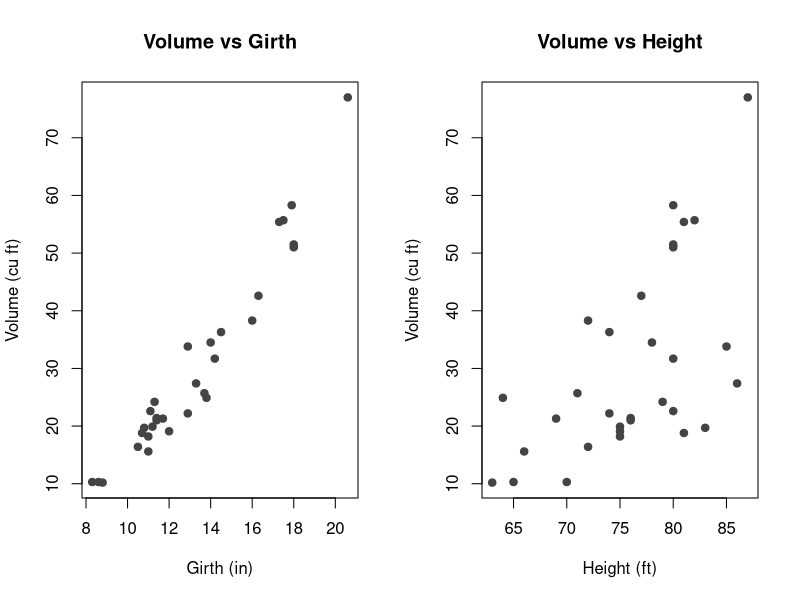
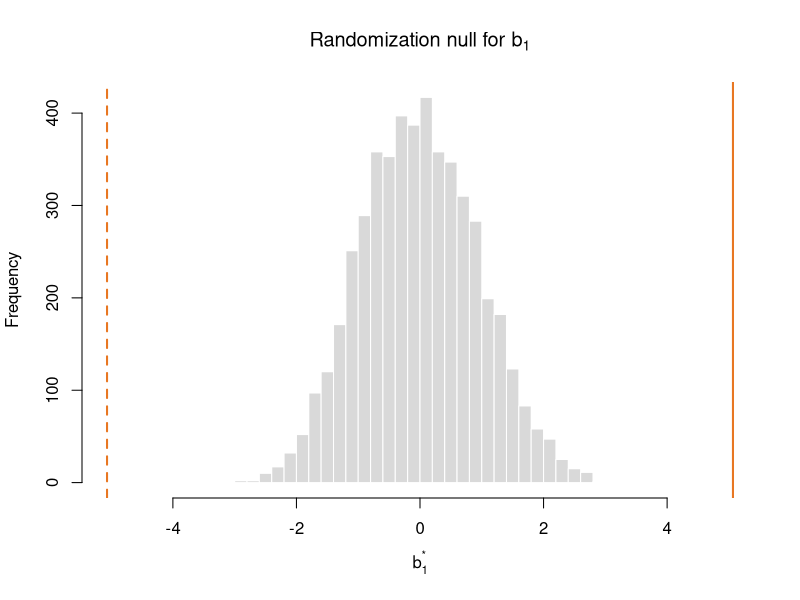
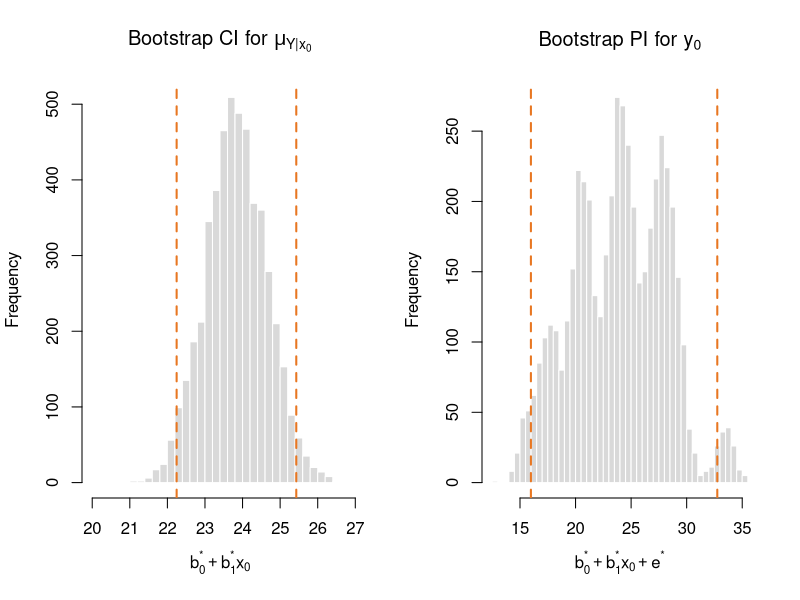
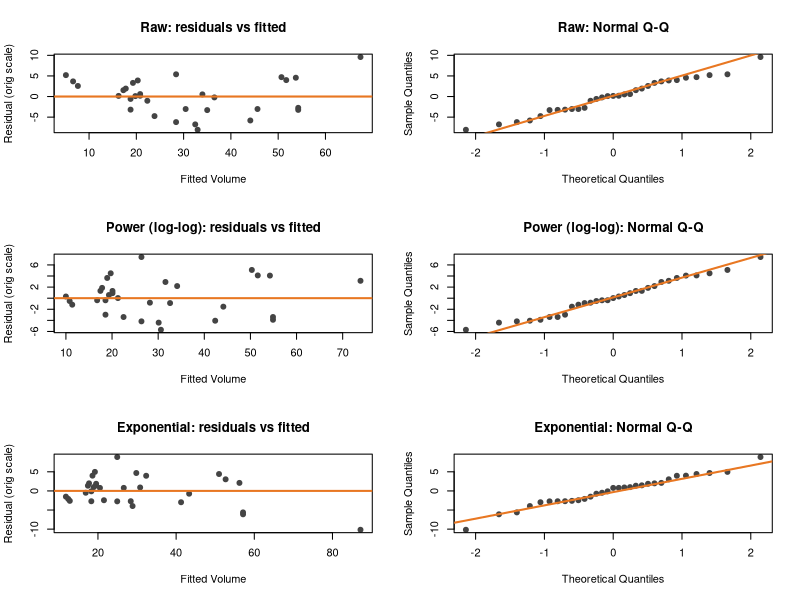

These figures' R source, in order:
## ---- chunk 1
set.seed(702)
knitr::opts_chunk$set(
  echo = TRUE, message = FALSE, warning = FALSE,
  fig.width = 8, fig.height = 5
)
## ---- chunk 2
## DO NOT MODIFY THIS CODE BLOCK
## load the trees dataset
data(trees) # you now have the dataset called "trees" in your environment
summary(trees) # summarize the data
## ---- chunk 3
par(mfrow = c(1, 2))
plot(trees$Girth, trees$Volume,
     xlab = "Girth (in)", ylab = "Volume (cu ft)",
     main = "Volume vs Girth", pch = 19, col = "#444444")
plot(trees$Height, trees$Volume,
     xlab = "Height (ft)", ylab = "Volume (cu ft)",
     main = "Volume vs Height", pch = 19, col = "#444444")
par(mfrow = c(1, 1))

cor(trees$Girth,  trees$Volume)
cor(trees$Height, trees$Volume)
## ---- chunk 4
x <- trees$Girth
y <- trees$Volume

## method of least squares estimates
b1 <- sum((x - mean(x)) * (y - mean(y))) / sum((x - mean(x))^2)
b0 <- mean(y) - b1 * mean(x)
c(b0 = b0, b1 = b1)

## verify with lm()
fit_B <- lm(Volume ~ Girth, data = trees)
coef(fit_B)
## ---- chunk 5
set.seed(702)

## observed slope
fit_obs <- lm(Volume ~ Girth, data = trees)
b1_obs  <- coef(fit_obs)[2]

## build the null distribution by shuffling y relative to x
Bnull   <- 5000
b1_null <- numeric(Bnull)
for (b in 1:Bnull) {
  y_perm     <- sample(trees$Volume, replace = FALSE)
  b1_null[b] <- coef(lm(y_perm ~ trees$Girth))[2]
}

## two-sided p-value
p_val <- mean(abs(b1_null) >= abs(b1_obs))
c(b1_observed = unname(b1_obs), p_value_two_sided = p_val)

hist(b1_null, breaks = 40, col = "grey85", border = "white",
     main = expression("Randomization null for " * b[1]),
     xlab = expression(b[1]^"*"),
     xlim = range(c(b1_null, b1_obs, -b1_obs)))
abline(v =  b1_obs, col = "#E87722", lwd = 2)
abline(v = -b1_obs, col = "#E87722", lwd = 2, lty = 2)
## ---- chunk 6
y    <- trees$Volume
SST  <- sum((y - mean(y))^2)

fit_g <- lm(Volume ~ Girth,  data = trees)
fit_h <- lm(Volume ~ Height, data = trees)

SSE_g <- sum(resid(fit_g)^2)
SSE_h <- sum(resid(fit_h)^2)

R2_g <- 1 - SSE_g / SST
R2_h <- 1 - SSE_h / SST
c(R2_Girth = R2_g, R2_Height = R2_h)

## check against summary()
c(summary(fit_g)$r.squared, summary(fit_h)$r.squared)
## ---- chunk 7
set.seed(702)

## observed sample
fit  <- lm(Volume ~ Girth, data = trees)
ehat <- resid(fit)
yhat <- fitted(fit)
n    <- nrow(trees)
x    <- trees$Girth
x0   <- 12

## bootstrap sampling distributions
B       <- 5000
mu_star <- numeric(B)   # b0* + b1* x0  (for CI on mu_{Y|x0})
y0_star <- numeric(B)   # b0* + b1* x0 + e*  (for PI on y0)
for (b in 1:B) {
  y_star   <- yhat + sample(ehat, n, replace = TRUE)  # resample residuals
  fit_star <- lm(y_star ~ x)
  coeff    <- coef(fit_star)
  mu_x0    <- coeff[1] + coeff[2] * x0
  e_new    <- sample(ehat, 1, replace = TRUE)         # new noise for prediction
  mu_star[b] <- mu_x0
  y0_star[b] <- mu_x0 + e_new
}

## 95% percentile intervals
ci_mean <- quantile(mu_star, c(0.025, 0.975))
pi_y0   <- quantile(y0_star, c(0.025, 0.975))
ci_mean
pi_y0
c(CI_width = unname(diff(ci_mean)), PI_width = unname(diff(pi_y0)))
## ---- chunk 8
par(mfrow = c(1, 2))
hist(mu_star, breaks = 40, col = "grey85", border = "white",
     main = expression("Bootstrap CI for " * mu[Y * "|" * x[0]]),
     xlab = expression(b[0]^"*" + b[1]^"*" * x[0]))
abline(v = ci_mean, col = "#E87722", lwd = 2, lty = 2)

hist(y0_star, breaks = 40, col = "grey85", border = "white",
     main = expression("Bootstrap PI for " * y[0]),
     xlab = expression(b[0]^"*" + b[1]^"*" * x[0] + e^"*"))
abline(v = pi_y0, col = "#E87722", lwd = 2, lty = 2)
par(mfrow = c(1, 1))
## ---- chunk 9
fit_raw   <- lm(Volume      ~ Girth,      data = trees)
fit_pow   <- lm(log(Volume) ~ log(Girth), data = trees)   # power
fit_exp   <- lm(log(Volume) ~ Girth,      data = trees)   # exponential

## Predictions back on the original Volume scale
yhat_raw <- fitted(fit_raw)
yhat_pow <- exp(fitted(fit_pow))
yhat_exp <- exp(fitted(fit_exp))

y    <- trees$Volume
SST  <- sum((y - mean(y))^2)
R2_orig <- function(yhat) 1 - sum((y - yhat)^2) / SST

c(raw         = R2_orig(yhat_raw),
  power_loglog= R2_orig(yhat_pow),
  exponential = R2_orig(yhat_exp))

## Residuals on the original Volume scale (used for diagnostic plots)
res_raw <- y - yhat_raw
res_pow <- y - yhat_pow
res_exp <- y - yhat_exp
## ---- chunk 10
par(mfrow = c(3, 2))

plot(yhat_raw, res_raw, pch = 19, col = "#444444",
     main = "Raw: residuals vs fitted",
     xlab = "Fitted Volume", ylab = "Residual (orig scale)")
abline(h = 0, col = "#E87722", lwd = 2)
qqnorm(res_raw, pch = 19, col = "#444444", main = "Raw: Normal Q-Q")
qqline(res_raw, col = "#E87722", lwd = 2)

plot(yhat_pow, res_pow, pch = 19, col = "#444444",
     main = "Power (log-log): residuals vs fitted",
     xlab = "Fitted Volume", ylab = "Residual (orig scale)")
abline(h = 0, col = "#E87722", lwd = 2)
qqnorm(res_pow, pch = 19, col = "#444444", main = "Power (log-log): Normal Q-Q")
qqline(res_pow, col = "#E87722", lwd = 2)

plot(yhat_exp, res_exp, pch = 19, col = "#444444",
     main = "Exponential: residuals vs fitted",
     xlab = "Fitted Volume", ylab = "Residual (orig scale)")
abline(h = 0, col = "#E87722", lwd = 2)
qqnorm(res_exp, pch = 19, col = "#444444", main = "Exponential: Normal Q-Q")
qqline(res_exp, col = "#E87722", lwd = 2)

par(mfrow = c(1, 1))
